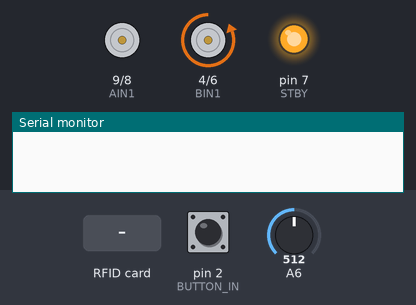
Recording of a sketch running on a simulated Arduino Nano, built with avr-gcc and run on an emulated ATmega328P. Shown: motor-driver pin pairs drawn as motors (green arrow = first pin HIGH = forward, orange = second pin HIGH = backward, longer = more drive, scaled by the enable pin, stopped while the standby pin is LOW), output pins drawn as LEDs (lit = HIGH), the last lines printed to the serial monitor. The test bench sets the inputs (shaded band); at power-on: pin 2 (BUTTON_IN) LOW, A6 = 512. Pins used as bus, display or sensor lines are not drawn.

Above: at 1.2 s.
1.3 s: pin 2 (BUTTON_IN) pulled HIGH for 0.15 s
At 2.5 s:
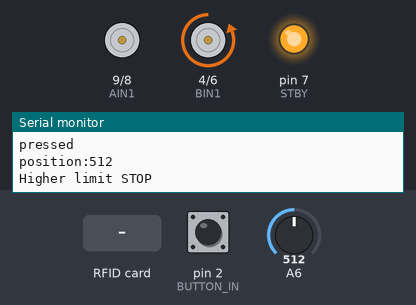
2.9 s: RFID card 55 79 0B AB held to the reader
At 3.5 s:
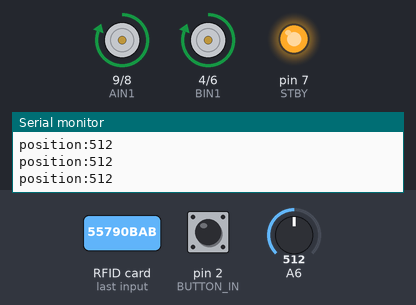
5.4 s: RFID card FA 1A 90 AB held to the reader
At 6.5 s:
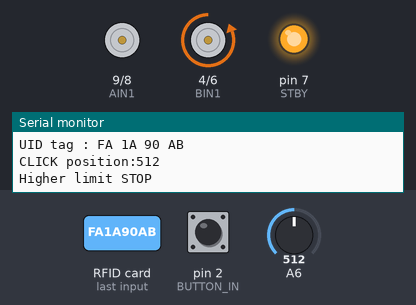
6.9 s: RFID card 41 8E DC 2B held to the reader
At 7.4 s:
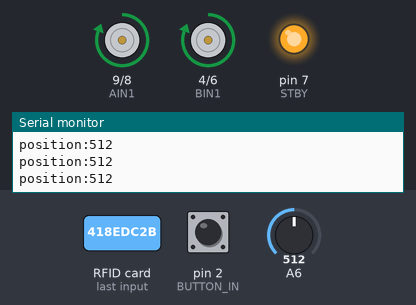
Timing chart, 0 to 9.4 s (numbered marks = the images above; inputs shaded):
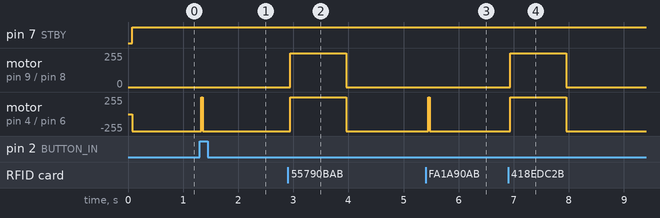

Measured:
- after the input at 1.3 s, motor on pin 4 (BIN1) / pin 6 (BIN2): backward 255/255 → forward 255/255 at once, → backward 255/255 0.03 s later
- after the input at 2.9 s, motor on pin 9 (AIN1) / pin 8 (AIN2): stopped → forward 255/255 at once, → stopped 1.0 s later; motor on pin 4 (BIN1) / pin 6 (BIN2): backward 255/255 → forward 255/255 at once, → backward 255/255 1.0 s later
- after the input at 5.4 s, motor on pin 4 (BIN1) / pin 6 (BIN2): backward 255/255 → forward 255/255 after 0.05 s, → backward 255/255 0.03 s later
- after the input at 6.9 s, motor on pin 9 (AIN1) / pin 8 (AIN2): stopped → forward 255/255 at once, → stopped 1.0 s later; motor on pin 4 (BIN1) / pin 6 (BIN2): backward 255/255 → forward 255/255 at once, → backward 255/255 1.0 s later

The sketch:

motor_test.ino
```cpp
#include <SPI.h>
#include <MFRC522.h>

#define SS_PIN 10
#define RST_PIN 15
MFRC522 mfrc522(SS_PIN, RST_PIN);  // Create MFRC522 instance.
unsigned long tag_on_sensor_time, previous_tag_on_sensor_time;

//motor A connected between A01 and A02
//motor B connected between B01 and B02
#define POS_MIN 20   //LOCK position
#define POS_MAX 450 //UNLOCK position

#define OUT_LIMIT POS_MIN
#define IN_LIMIT POS_MAX
#define RANGE POS_MAX - POS_MIN
#define MARGIN 5 //RANGE/10

#define ACTUATOR_SPEED 255

#define DIRECTION_OUT  1
#define DIRECTION_IN   0

#define STATE_STOPPED  1
#define STATE_CLOSED   2
#define STATE_RUNNING  3
#define STATE_OPENED   4

int STBY = 7; //standby
int current_state;
int button_old;
#define BUTTON_IN 2
long int time_started;
long int delta;
#define MAX_RUNNING_TIME_MS 1000
#define KEEP_CLUTCH_ON 0

////////////////   KEYS DEFINITION //////

String keys_table[]  = {
  "55 79 0B AB",
  "FA 1A 90 AB",
  "41 8E DC 2B",
  "B3 2E DC 2B",
  "70 72 DC 2B",
  "FA 62 DC 2B"
};

#define KEYTABLESIZE 6
////////////////   END KEYS DEFINITION //////


//Motor A
int PWMA = 3; //Speed control
int AIN1 = 9; //Direction
int AIN2 = 8; //Direction

//Motor B
int PWMB = 5; //Speed control
int BIN1 = 4; //Direction
int BIN2 = 6; //Direction

int position_in = A6;
int position = 0;
int command = DIRECTION_OUT;

void move(int motor, int speed, int direction);
boolean limits_ok(int direction);

void setup(){

  pinMode (BUTTON_IN, INPUT);
  pinMode(STBY, OUTPUT);

  pinMode(PWMA, OUTPUT);
  pinMode(AIN1, OUTPUT);
  pinMode(AIN2, OUTPUT);

  pinMode(PWMB, OUTPUT);
  pinMode(BIN1, OUTPUT);
  pinMode(BIN2, OUTPUT);

  Serial.begin(9600);
  SPI.begin();      // Init SPI bus
  mfrc522.PCD_Init(); // Init MFRC522 card

  current_state= STATE_STOPPED;
  previous_tag_on_sensor_time = 0;
  button_old = 0;
}

void loop(){


//Serial.print(digitalRead(BUTTON_IN));
//Serial.println();

RunProgram( DetectTag()|ButtonPressed() );
//limits_ok(0);

return;
}


boolean ButtonPressed()
{
   int  button = digitalRead(BUTTON_IN);
  if ((!button_old) && button)
  {
    Serial.print ("pressed");
    Serial.println();
    button_old = button;
    return true;

  }
  button_old = button;
  return false;

}


boolean DetectTag()
{

if ( mfrc522.PICC_IsNewCardPresent())
  {
    mfrc522.PICC_ReadCardSerial();

    //Show UID on serial monitor
    Serial.print("UID tag :");
    String content= "";
    byte letter;
    for (byte i = 0; i < mfrc522.uid.size; i++)
    {
       Serial.print(mfrc522.uid.uidByte[i] < 0x10 ? " 0" : " ");
       Serial.print(mfrc522.uid.uidByte[i], HEX);
       content.concat(String(mfrc522.uid.uidByte[i] < 0x10 ? " 0" : " "));
       content.concat(String(mfrc522.uid.uidByte[i], HEX));
    }
    Serial.println();
    //Serial.print("Message : ");
    content.toUpperCase();
    if (KeyIsKnown(content.substring(1)))
    {
        tag_on_sensor_time = millis();
    }

  }

  else {
   previous_tag_on_sensor_time  = tag_on_sensor_time;
   return false;
  }

  unsigned long delta = tag_on_sensor_time - previous_tag_on_sensor_time;
if (delta > 100)
{
  Serial.println();
    Serial.print("CLICK ");
   previous_tag_on_sensor_time  = tag_on_sensor_time;
  return true;
}

  return false;
}


void RunProgram(bool click)
{

  //keep clutch on
  //if (KEEP_CLUTCH_ON)
   // move(2, 255, 1); //motor 2, full speed, left

  switch (current_state)
  {
    case STATE_STOPPED :
    //digitalWrite(STBY, LOW); //disable motors
    //clutch off
    move(2, 255, 0); //motor 2, full speed, left
    move(1, 0, 1); //motor 1, stop,
    if (click)
    {
      current_state= STATE_RUNNING;
      command = !command;
      time_started = millis();

    }

    break;

    case STATE_RUNNING :

      //clutch on
      move(2, 255, 1); //motor 2, full speed, left
      //timeout
      delta  = millis()-time_started;
      //Serial.print("delta :");
      //Serial.println(delta);
      if ( delta >= MAX_RUNNING_TIME_MS)
      {
        current_state= STATE_STOPPED;
        break;
      }

      if (!limits_ok(command))
      {
      //command = !command;
      move(1, 0, 1); //motor 1, stop,
      current_state= STATE_STOPPED;
      }else
        move(1, ACTUATOR_SPEED, command); //motor 1, half speed,

    break;

  }


}

bool KeyIsKnown (String received_key)
{

  int i = 0;

  for (i = 0; i < KEYTABLESIZE; i++)
    if (received_key == keys_table[i])
      return true;

  return false;

}

/*
int StateEvaluate()
{

    position = analogRead(A6);
    Serial.println (position);

    if (!motor_running)
    {
      if (position  <= POS_MIN)
        return STATE_CLOSED;
      else if (position  >= POS_MAX)
        return STATE_OPENED;
      else
        return STATE_STOPPED;
    }
    else
    return  STATE_RUNNING;

}
*/

void move(int motor, int speed, int direction){
//Move specific motor at speed and direction
//motor: 0 for B 1 for A
//speed: 0 is off, and 255 is full speed
//direction: 0 clockwise, 1 counter-clockwise

  digitalWrite(STBY, HIGH); //disable standby

  boolean inPin1 = LOW;
  boolean inPin2 = HIGH;

  if(direction == 1){
    inPin1 = HIGH;
    inPin2 = LOW;
  }

  if(motor == 1){

    digitalWrite(AIN1, inPin1);
    digitalWrite(AIN2, inPin2);
    analogWrite(PWMA, speed);

  }else{
    digitalWrite(BIN1, inPin1);
    digitalWrite(BIN2, inPin2);
    analogWrite(PWMB, speed);
  }
}

void stop(){
//enable standby
  digitalWrite(STBY, LOW);
}

boolean limits_ok(int direction)
{

    position = analogRead(A6);
    Serial.print ("position:");
    Serial.println (position);

    if ((direction ==1)&& (position <= POS_MIN))
    {  Serial.println("Lower limit STOP");
      return false;
    }
    if ((direction ==0)&& (position >= POS_MAX))
    {
       Serial.println("Higher limit STOP");
      return false;
    }
    return true;
}
```
